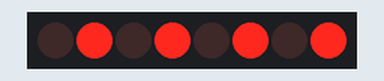
Recording of a sketch running on a simulated Arduino Uno, built with avr-gcc and run on an emulated ATmega328P. Parts: 8 shift-register outputs drawn as a row of LEDs (first output left, lit = HIGH). Wiring (inferred from the names in the program): shift register (74HC595): data pin 10; shift clock pin 8; latch pin 9. Wiring (inferred from the signals the program sends): row of LEDs: on Q0, Q1, Q2, Q3, Q4, Q5, Q6, Q7.

Above: at 0.2 s.
At 1.7 s:
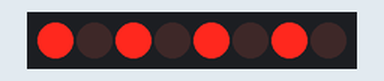
Timing chart, 0 to 3.0 s (numbered marks = the images above):
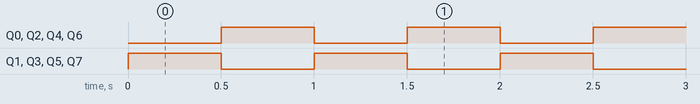

Measured:
- by itself, Q0–7: alternates HIGH for 0.50 s and LOW for 0.50 s

The sketch:

Experiment_2_Shift_Register.ino
```cpp
// (licence header left out)
const int SERIAL_DATA = 10; //Serial data
const int LATCH = 9; //Shift register latch
const int CLOCK = 8; //Shift register clock
const int SEQUENCE1 = B10101010; //Light sequence 1
const int SEQUENCE2 = B01010101; //Light sequence 2

void setup() {
  // put your setup code here, to run once:
  pinMode (SERIAL_DATA, OUTPUT);
  pinMode (LATCH, OUTPUT);
  pinMode (CLOCK, OUTPUT);
}

void loop() {
  // put your main code here, to run repeatedly:
  digitalWrite (LATCH, LOW); //allow data in
  shiftOut (SERIAL_DATA, CLOCK, MSBFIRST, SEQUENCE1); //load shift register
  digitalWrite (LATCH, HIGH); //trigger outputs
  delay (500);
  digitalWrite (LATCH, LOW); //allow data in
  shiftOut (SERIAL_DATA, CLOCK, MSBFIRST, SEQUENCE2); //load shift register
  digitalWrite (LATCH, HIGH); //trigger outputs
  delay (500);
}
```
